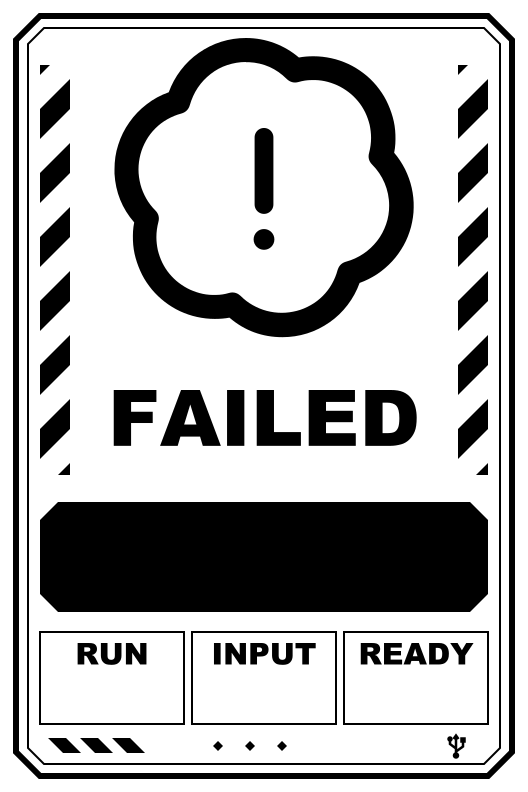
#> input picture assets/failed.png, 528 x 792 px, given in place of waiting.png, which was not available
$ python generate_screens.py
#> lines starting #> are read from the running program, lines starting #| are printed output that depends on the picture; after the words box and inside, x2 and y2 are one past the last pixel; in counts of white or black regions, pixels touching at a corner belong together; pictures that were not available may be replaced by others from this repository, and a replacement may not be noted
### display_ui.py
"""Approved 528x792 Codex-outline status design with live titles and counts."""
from pathlib import Path
import os
from functools import lru_cache
from PIL import Image, ImageDraw, ImageFont
ROOT=Path(__file__).resolve().parent
RANK={'Needs input':0,'Failed':1,'Working':2,'Ready':3,'Idle':4,'Unavailable':5}
KEYS={'Needs input':'input','Failed':'failed','Working':'working','Ready':'ready','Idle':'idle','Unavailable':'unknown'}
@lru_cache(maxsize=8)
def template(key):
#> called with key = 'waiting'
    return Image.open(ROOT/'assets'/(key+'.png')).convert('1',dither=Image.Dither.NONE)
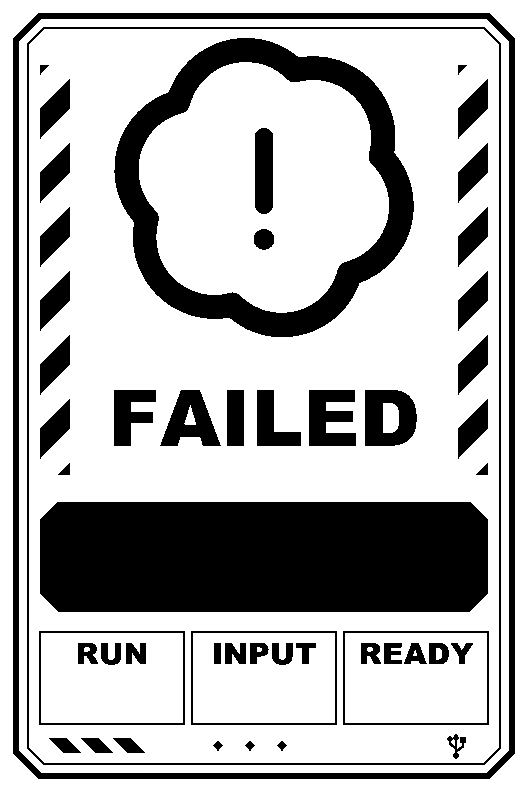
#> returned value: PIL image 528x792 1; 71.4% white; 51 black regions, largest, box (x1, y1, x2, y2) and area: (40, 502, 488, 612) 48632, (114, 38, 414, 337) 21159, (13, 13, 515, 779) 14784
@lru_cache(maxsize=8)
def face(size):
    return ImageFont.truetype(str(Path(os.environ.get('WINDIR','C:/Windows'))/'Fonts'/'ariblk.ttf'),size)
def title_lines(title):
    # Fixed large type; truncate with ellipsis instead of shrinking long task names.
#> called with title = 'CONNECT THE USB BRIDGE'
    title=' '.join(str(title).upper().split()) or 'UNTITLED TASK'
    draw=ImageDraw.Draw(Image.new('1',(528,792)))
    lines=[];line=''
    for word in title.split():
        candidate=(line+' '+word).strip()
        if draw.textlength(candidate,font=face(34))<=410:
            line=candidate;continue
        if line:lines.append(line);line=''
        for ch in word:
            if draw.textlength(line+ch,font=face(34))>410:
                lines.append(line);line=''
            line+=ch
    if line:lines.append(line)
    if len(lines)>2:
        lines=lines[:2]
        while draw.textlength(lines[-1]+'...',font=face(34))>410:lines[-1]=lines[-1][:-1]
        lines[-1]+='...'
    return lines

def select_view(data):
    tasks=data.get('tasks',[])
    live=sorted((t for t in tasks if t.get('fresh')),key=lambda t:RANK.get(t.get('status'),9)) if data.get('connected') else []
    if data.get('screen')=='boot':return 'waiting','CONNECT THE USB BRIDGE',None
    if not data.get('connected'):return 'offline','STATUS FEED DISCONNECTED',None
    if not live:return 'waiting','AWAITING TASK STATUS',None
    task=live[0];key=KEYS.get(task.get('status'),'unknown')
    # Missing/stale tasks make aggregate counts incomplete; never present partial totals as complete.
    counts=None if len(live)!=len(tasks) or any(t.get('status') not in KEYS or t.get('status')=='Unavailable' for t in live) else [sum(t['status']==status for t in live) for status in ['Working','Needs input','Ready']]
    return key,task.get('title','Untitled task'),counts

def render_status(data):
    key,title,counts=select_view(data)
    im=template(key).copy();draw=ImageDraw.Draw(im)
    lines=title_lines(title)
    top=522 if len(lines)>1 else 542
    for i,line in enumerate(lines):draw.text((264,top+i*40),line,font=face(34),fill=1,anchor='mt')
    active={'working':0,'input':1,'ready':2}.get(key,-1)
    for i in range(3):
        value='--' if counts is None else str(counts[i]).zfill(2)
        draw.text((112+i*152,680),value,font=face(43),fill=1 if i==active else 0,anchor='mt')
    return im

### bridge.py
"""Local Codex IPC -> portrait raster -> USB. No network listener or API key."""
import argparse, json, pathlib, queue, struct, subprocess, threading, time, zlib
from PIL import Image
import serial
from serial.tools import list_ports

ROOT=pathlib.Path(__file__).resolve().parent
THREAD=''
FRAME_BYTES=792*528//8
PRIORITY={'Needs input':0,'Failed':1,'Working':2,'Ready':3,'Idle':4,'Unavailable':5}
def render(data):
    from display_ui import render_status
    return render_status(data)

def pack(image):
    raw=image.transpose(Image.Transpose.ROTATE_90).tobytes()
    assert len(raw)==FRAME_BYTES
    return raw
def packet(seq,payload=b''):
    return b'X3ST'+struct.pack('<III',seq,len(payload),zlib.crc32(payload))+payload
# [65 lines left out: functions reader, run, not called in this run]
# [3 lines that do not run on import are left out]

### generate_screens.py
"""Build firmware fallback images using the same portrait design as live data."""
from pathlib import Path
from display_ui import render_status
from bridge import pack
root=Path(__file__).resolve().parent
for name,state in [('waiting',{'connected':False,'screen':'boot','tasks':[]}),('offline',{'connected':False,'tasks':[]})]:
    image=render_status(state);image.save(root/(name+'-preview.png'))
#> after `image = render_status(state)`:
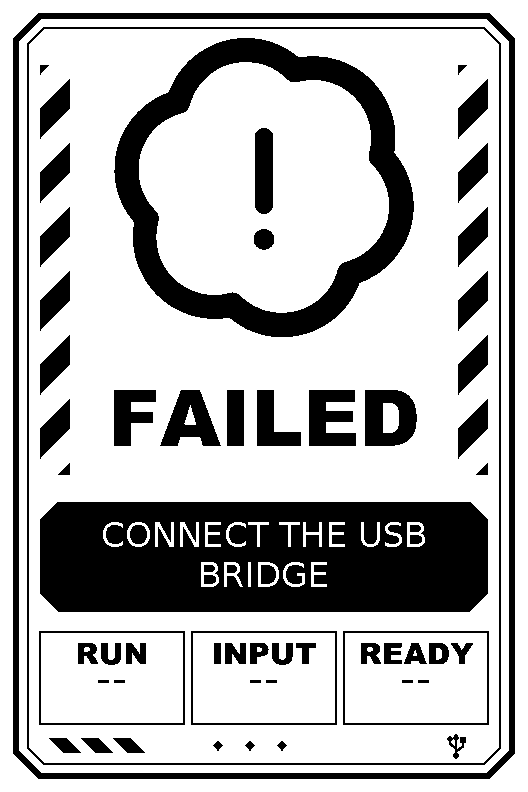
#> image: PIL image 528x792 1; 72.2% white; 64 black regions, largest, box (x1, y1, x2, y2) and area: (40, 502, 488, 612) 44184, (114, 38, 414, 337) 21159, (13, 13, 515, 779) 14784
    raw=pack(image)
    (root/'firmware'/'src'/(name+'.h')).write_text('#pragma once\n#include <Arduino.h>\nstatic const uint8_t '+name+'Frame[] PROGMEM = {'+','.join(str(v) for v in raw)+'};\n')
#> pass 2 of the loop `for name,state in [('waiting',{'connected':False,'screen':'boot','task..`:
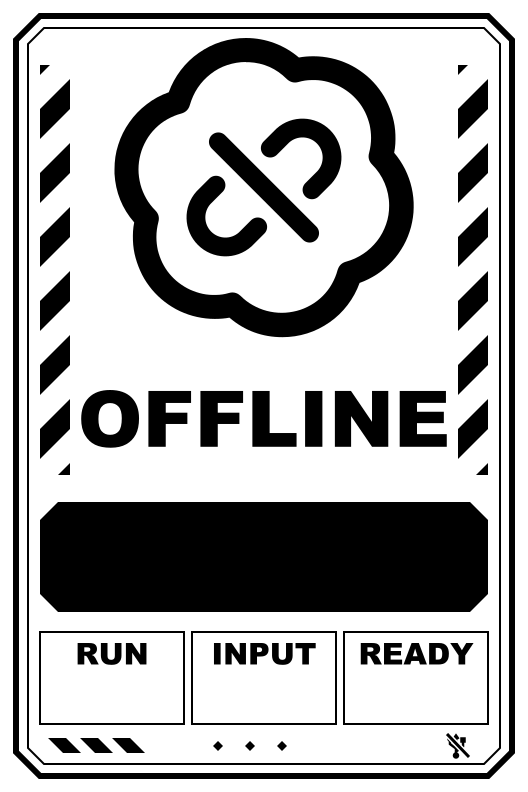
#> input picture assets/offline.png, 528 x 792 px
#> in template (call 2), `return Image.open(ROOT/'assets'/(key+'.png')).convert('1',dither=Image..`:
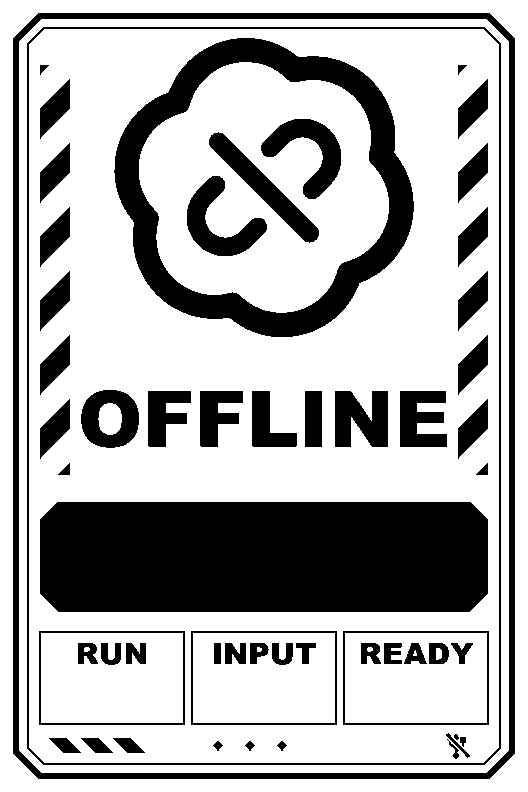
#> returned value: PIL image 528x792 1; 69.4% white; 56 black regions, largest, box (x1, y1, x2, y2) and area: (40, 502, 488, 612) 48632, (114, 38, 414, 337) 21159, (13, 13, 515, 779) 14784
#> the loop in render_status (call 2), `for i,line in enumerate(lines):draw.text((264,top+i*40),line,font=face..` made 2 passes
#> line on passes 1 to 2: 'STATUS FEED', 'DISCONNECTED'
#> `image = render_status(state)`:
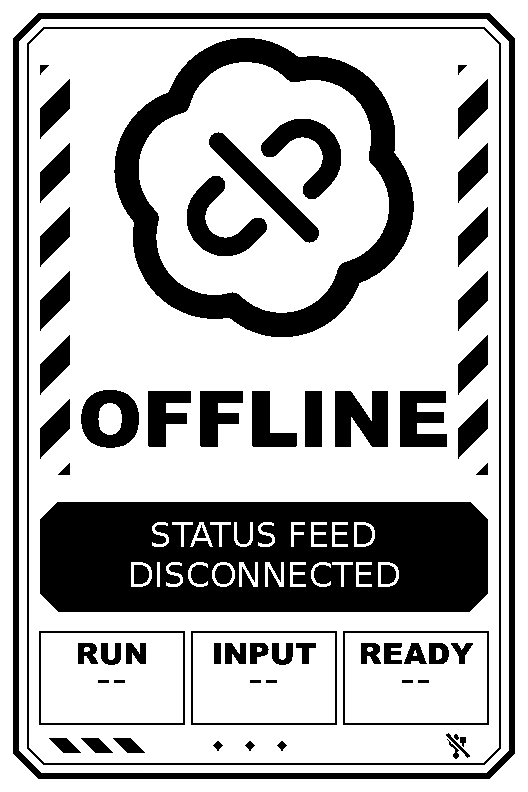
#> image: PIL image 528x792 1; 70.3% white; 67 black regions, largest, box (x1, y1, x2, y2) and area: (40, 502, 488, 612) 43680, (114, 38, 414, 337) 21159, (13, 13, 515, 779) 14784
